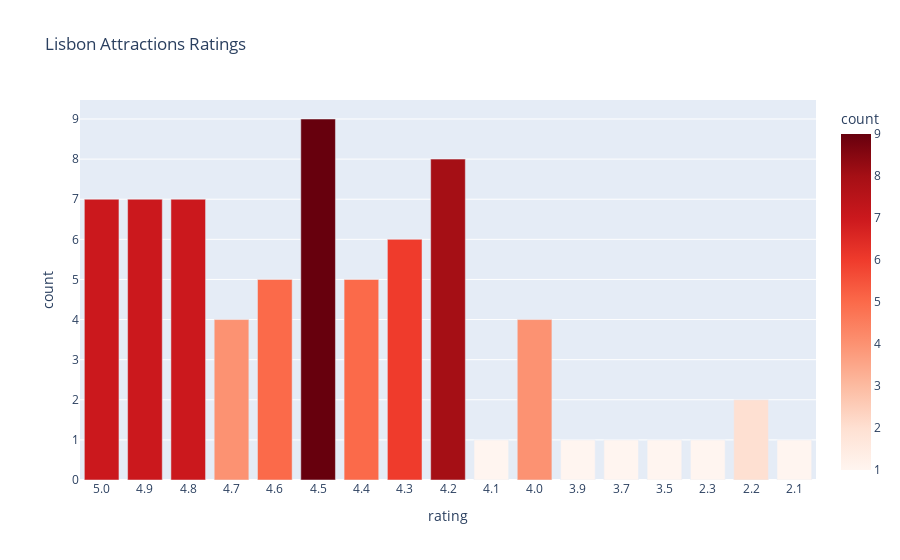

The cell this chart's notebook holds for it:
### Markdown cell above
## Attractions ratings and reviews

### Code cell
from utils import lisbon_attr 
df_a = lisbon_attr()

rating_counts = df_a["rating"].value_counts().reset_index()
rating_counts.columns = ["rating", "count"]
rating_counts = rating_counts.sort_values("rating", ascending=False)

rating_counts["rating"] = rating_counts["rating"].astype(str)
rating_counts["rating"] = pd.Categorical(
    rating_counts["rating"],
    categories=rating_counts["rating"].tolist(),
    ordered=True 
    )

#Plot

fig = px.bar(
    rating_counts,
    x="rating",
    y="count",
    color="count",
    color_continuous_scale="Reds",
    title="Lisbon Attractions Ratings" \
)

fig.show()

### Figure 1 — Plotly figure (JSON) as saved in the notebook; plotly's stock layout.template omitted (floating-point values rounded to 4 significant figures)
{"data": [{"hovertemplate": "rating=%{x}<br>count=%{marker.color}<extra></extra>", "legendgroup": "", "marker": {"color": [7, 7, 7, 4, 5, 9, 5, 6, 8, 1, 4, 1, 1, 1, 1, 2, 1], "coloraxis": "coloraxis", "pattern": {"shape": ""}}, "name": "", "orientation": "v", "showlegend": false, "textposition": "auto", "type": "bar", "x": ["5.0", "4.9", "4.8", "4.7", "4.6", "4.5", "4.4", "4.3", "4.2", "4.1", "4.0", "3.9", "3.7", "3.5", "2.3", "2.2", "2.1"], "xaxis": "x", "y": [7, 7, 7, 4, 5, 9, 5, 6, 8, 1, 4, 1, 1, 1, 1, 2, 1], "yaxis": "y"}], "layout": {"barmode": "relative", "coloraxis": {"colorbar": {"title": {"text": "count"}}, "colorscale": [[0, "rgb(255,245,240)"], [0.125, "rgb(254,224,210)"], [0.25, "rgb(252,187,161)"], [0.375, "rgb(252,146,114)"], [0.5, "rgb(251,106,74)"], [0.625, "rgb(239,59,44)"], [0.75, "rgb(203,24,29)"], [0.875, "rgb(165,15,21)"], [1, "rgb(103,0,13)"]]}, "legend": {"tracegroupgap": 0}, "title": {"text": "Lisbon Attractions Ratings"}, "xaxis": {"anchor": "y", "domain": [0, 1], "title": {"text": "rating"}}, "yaxis": {"anchor": "x", "domain": [0, 1], "title": {"text": "count"}}}}
